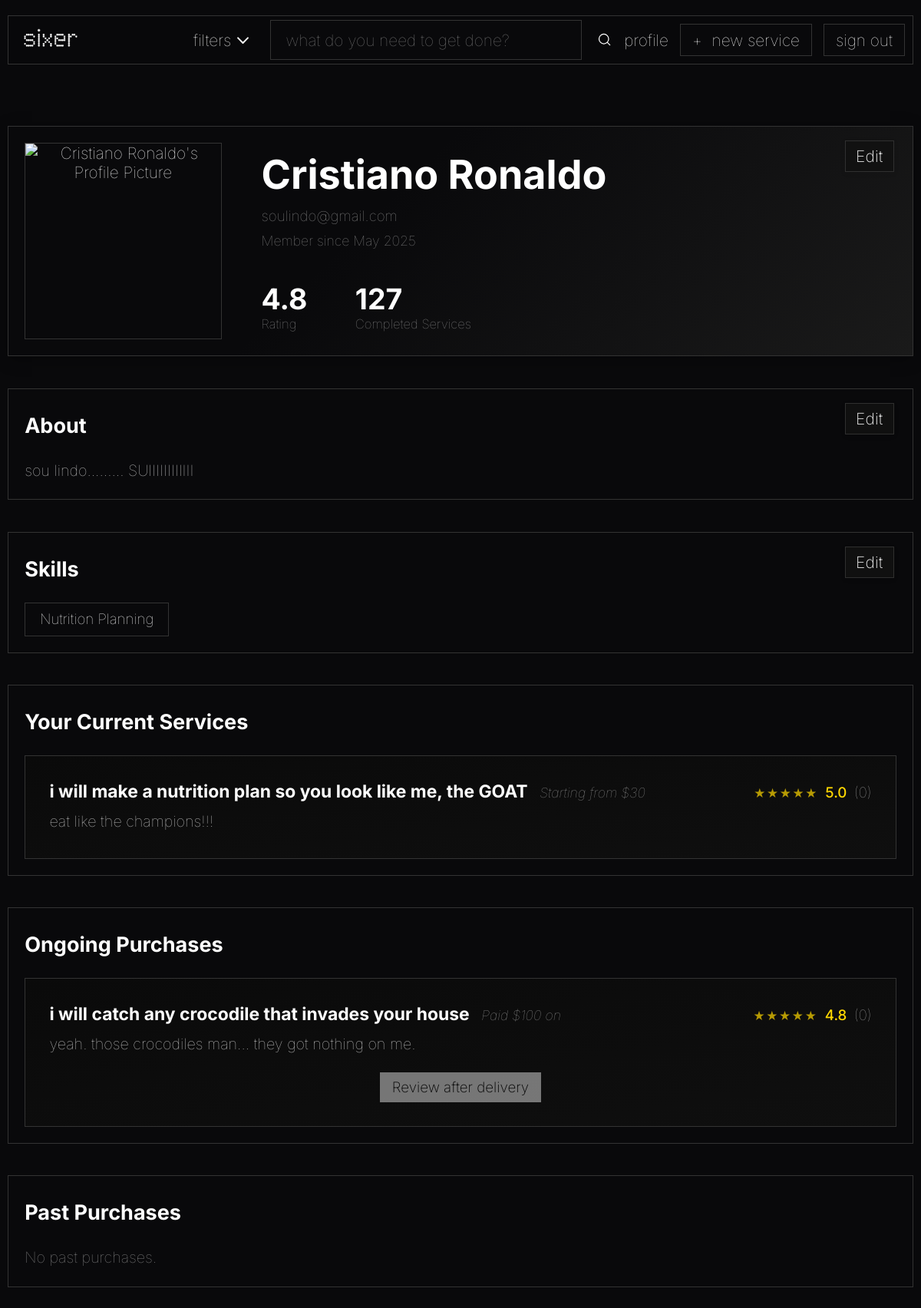
/pages/profile.php (signed in), run on the app's committed database.
### tables this page shows
CREATE TABLE user_registry
(
    user_id INTEGER PRIMARY KEY AUTOINCREMENT,
    password_hash TEXT NOT NULL,
    access_level TEXT DEFAULT "client" NOT NULL,

    user_picture BLOB DEFAULT NULL,

    full_name TEXT,
    email TEXT UNIQUE NOT NULL,
    join_date DATETIME NOT NULL,

    aboutme TEXT DEFAULT NULL
);

CREATE TABLE services_list
(
    service_id INTEGER PRIMARY KEY AUTOINCREMENT,
    freelancer_id INTEGER NOT NULL,

    service_title TEXT NOT NULL,
    service_price REAL NOT NULL,
    service_info TEXT NOT NULL,
    service_eta INTEGER NOT NULL,
    service_category TEXT NOT NULL,

    service_delisted BOOLEAN DEFAULT FALSE NOT NULL,

    service_picture BLOB DEFAULT NULL,

    FOREIGN KEY(freelancer_id) REFERENCES user_registry(user_id)
);

### utils/session.php (called while the page is built, shortened)
<?php
class Session {
    private static ?Session $instance = null;
    public static function getInstance(): Session {
        if (self::$instance === null) {
            self::$instance = new Session();
        }
        return self::$instance;
    }
    public function isLoggedIn() {
        return isset($_SESSION["user"]) && $_SESSION["user"] !== null;
    }
    public function getUser() {
        return $_SESSION["user"] ?? null;
    }
}
?>

### database/service_class.php (called while the page is built, shortened)
<?php
class Service {
    public function __construct(
        int $id,
        int $freelancer_id,
        string $title,
        float $price,
        string $info,
        int $eta,
        string $category,
        bool $delisted = false,
        $picture = null
    ) {
        $this->id = $id;
        $this->title = $title;
        $this->price = $price;
        $this->info = $info;
    }
    public static function get_by_id($service_id) {
        $db = Database::getInstance();
        $stmt = $db->prepare('SELECT * FROM services_list WHERE service_id = ?');
        $stmt->execute([$service_id]);
        $service = $stmt->fetch();
        return new Service(
            $service['service_id'],
            $service['freelancer_id'],
            $service['service_title'],
            $service['service_price'],
            $service['service_info'],
            (int)$service['service_eta'],
            $service['service_category'],
            (bool)$service['service_delisted'],
            $service['service_picture'] ?? null
        );
    }
    public static function get_by_freelancer($freelancer_id) {
        $db = Database::getInstance();
        $stmt = $db->prepare('SELECT * FROM services_list WHERE freelancer_id = ?');
        $stmt->execute([$freelancer_id]);
        $services = $stmt->fetchAll();
        return array_map(function($service) {
            return new Service(
                $service['service_id'],
                $service['freelancer_id'],
                $service['service_title'],
                $service['service_price'],
                $service['service_info'],
                (int)$service['service_eta'],
                $service['service_category'],
                (bool)$service['service_delisted'],
                $service['service_picture'] ?? null
            );
        }, $services);
    }
}

### database/user_class.php (called while the page is built, shortened)
<?php
class User {
    public static function get_user_purchases($user_id) {
        $db = Database::getInstance();
        $stmt = $db->prepare('SELECT * FROM purchases WHERE client_id = ?');
        $stmt->execute([$user_id]);
        return $stmt->fetchAll();
    }
}

### pages/profile.php (the view, shortened to what this page needs)
<?php
require_once '../utils/session.php';
require_once '../templates/common.php';
require_once '../database/user_class.php';
require_once '../database/service_class.php';
require_once '../templates/profile_service.php';
require_once '../templates/profile_purchase_card.php';
$session = Session::getInstance();
$profile_user_id = isset($_GET['id']) ? intval($_GET['id']) : $session->getUser()['user_id'];
$db = Database::getInstance();
$stmt = $db->prepare('SELECT * FROM user_registry WHERE user_id = ?');
$stmt->execute([$profile_user_id]);
$user_data = $stmt->fetch();
if (!empty($user_data['user_picture'])) {
    $user_picture = '../action/get_profile_picture.php?id=' . $profile_user_id;
} else {
    $user_picture = '../assets/images/default.jpg';
}
$full_name = $user_data['full_name'] ?? '';
$email = $user_data['email'] ?? '';
$join_date = $user_data['join_date'] ?? '';
$is_own_profile = ($session->getUser()['user_id'] === $profile_user_id);
$user_services = Service::get_by_freelancer($profile_user_id);
$stmt = $db->prepare('SELECT skill_name FROM user_skills WHERE user_id = ?');
$stmt->execute([$profile_user_id]);
$user_skills = $stmt->fetchAll(PDO::FETCH_COLUMN);
function hasAnyServices($user_services) {
    return !empty($user_services) && count($user_services) > 0;
}
$user_purchases = User::get_user_purchases($profile_user_id);
$ongoing_purchases = [];
$past_purchases = [];
foreach ($user_purchases as $purchase) {
    if (!empty($purchase['service_id'])) {
        $service = Service::get_by_id($purchase['service_id']);
        if ($service) {
            if ($purchase['completed']) {
                $past_purchases[] = ['purchase' => $purchase, 'service' => $service];
            } else {
                $ongoing_purchases[] = ['purchase' => $purchase, 'service' => $service];
            }
        }
    }
}
?>
<!DOCTYPE html>
<html lang="en">
  <head>
    <link rel="stylesheet" href="../css/styles.css" />
    <link rel="stylesheet" href="../css/profile.css" />
  </head>
  <body>
    <?php drawHeader(); ?>
    <main>
      <div class="profile-container">
        <div class="profile-header" style="position: relative;">
          <?php if (
            isset(
              $is_own_profile
            ) && $is_own_profile): ?>
            <a href="edit_profile.php" class="edit-profile-btn" title="Edit Profile">Edit</a>
          <?php endif; ?>
          <div class="profile-avatar" style="z-index: 1; position: relative; cursor: pointer;">
            <img id="profile-pic-img" src="<?= htmlspecialchars($user_picture) ?>" alt="<?= htmlspecialchars($full_name) ?>'s Profile Picture" style="object-fit: cover; aspect-ratio: 1/1; width: 100%; height: 100%; border-radius: 0; cursor: pointer;" />
          </div>
          <div class="profile-info">
            <div class="profile-info-top">
              <h1><?= htmlspecialchars($full_name) ?></h1>
              <p class="profile-email"><?= htmlspecialchars($email) ?></p>
              <p class="profile-join-date">Member since <?= $join_date ? date('F Y', strtotime($join_date)) : '' ?></p>
            </div>
            <div class="profile-stats">
              <div class="stat">
                <span class="stat-value">4.8</span>
                <span class="stat-label">Rating</span>
              </div>
              <div class="stat">
                <span class="stat-value">127</span>
                <span class="stat-label">Completed Services</span>
              </div>
            </div>
          </div>
        </div>
        <div class="profile-section about-section" style="position: relative;">
          <h2>About</h2>
          <?php if ($is_own_profile): ?>
            <button id="edit-about-btn" class="edit-profile-btn">Edit</button>
          <?php endif; ?>
          <div id="aboutme-container">
            <p id="aboutme-text" style="margin-bottom:0;">
              <?php
                $aboutme = $user_data['aboutme'] ?? null;
                if (!empty($aboutme) && trim((string)$aboutme) !== '') {
                  echo htmlspecialchars($aboutme);
                } else {
                  echo "User has not added a description yet.";
                }
              ?>
            </p>
          </div>
        </div>
        <div class="profile-section" style="position: relative;">
          <h2>Skills</h2>
          <?php if ($is_own_profile): ?>
            <button id="edit_skills-btn" class="edit-profile-btn" type="button" style="display: <?= empty($user_skills) ? 'none' : 'inline-block' ?>;">
              Edit
            </button>
          <?php endif; ?>
          <div id="skills-container" class="skills-container">
            <span id="skills-text">
              <?php
                if (empty($user_skills)) {
                  echo "No skills have been added yet.";
                } else {
                  echo '<div class="skills-list">';
                  foreach ($user_skills as $skill) {
                    echo '<span class="skill-tag">' . htmlspecialchars($skill) . '</span> ';
                  }
                  echo '</div>';
                }
              ?>
            </span>
          </div>
        </div>
          <?php if (hasAnyServices($user_services)): ?>
            <div class="profile-section">
              <h2>Your Current Services</h2>
              <div class="recent-work">
                <?php
                  foreach ($user_services as $service) {
                    drawProfileService($service);
                  }
                ?>
              </div>
            </div>
          <?php endif; ?>
          <div class="profile-section">
            <h2>Ongoing Purchases</h2>
            <div class="recent-work">
              <?php if (!empty($ongoing_purchases)) {
                foreach ($ongoing_purchases as $item) {
                  drawProfilePurchaseCard($item['purchase'], $item['service'], false);
                }
              } else {
                echo '<p style="color:#888;">No ongoing purchases.</p>';
              } ?>
            </div>
          </div>
          <div class="profile-section">
            <h2>Past Purchases</h2>
            <div class="recent-work">
              <?php if (!empty($past_purchases)) {
                foreach ($past_purchases as $item) {
                  drawProfilePurchaseCard($item['purchase'], $item['service'], true);
                }
              } else {
                echo '<p style="color:#888;">No past purchases.</p>';
              } ?>
            </div>
          </div>
        </div>
    </main>
  </body>
</html>

### templates/common.php (shortened to what this page needs)
<?php
require_once __DIR__ . '/../utils/session.php';
function drawHeader() {
  $session = Session::getInstance();
  $loggedIn = $session->isLoggedIn();
  $user = $session->getUser();
?>
<header>
  <div>
    <a href="../index.php">
      <img src="../assets/logo-w.png" id="logo" alt="sixer" />
    </a>
  </div>
  <div class="searchbar">
    <a href="#" id="filters-btn">
      <span class="filters-text">filters</span>
      <img class="icon" src="../assets/icons/dropdown.svg" alt="" />
    </a>
    <form action="search.php" method="get">
      <input
        type="text"
        name="q"
        id="main-search"
        placeholder="what do you need to get done?"
      />
      <button type="submit">
        <img class="icon" src="../assets/icons/search.svg" alt="search" />
      </button>
    </form>
  </div>
  <div class="account">
    <?php if (
      $loggedIn && isset($user['user_id'])
    ): ?>
      <a href="profile.php?id=<?= urlencode($user['user_id']) ?>">profile</a>
      <a href="create_service.php" class="simple-button">
        <span class="new-service-plus">+</span>
        <span class="new-service-text"> new service</span>
      </a>
      <a href="../action/logout.php" class="simple-button">sign out</a>
    <?php else: ?>
      <a href="signup.php">sign-up</a>
      <a href="login.php" class="simple-button">login</a>
    <?php endif; ?>
  </div>
</header>
<?php } ?>

### templates/profile_service.php
<?php
function drawProfileService($service) {
    ?>
    <a href="../pages/service.php?id=<?= urlencode($service->id) ?>" style="text-decoration:none; color:inherit;">
    <div class="work-item">
        <div class="work-header">
            <div class="work-title-group">
                <h3><?= htmlspecialchars($service->title) ?></h3>
                <span class="work-date">Starting from $<?= number_format($service->price, 0) ?></span>
            </div>
            <div class="work-rating">
                5.0 <span style="font-weight: 100; color: #999">(0)</span>
            </div>
        </div>
        <p class="work-description">
            <?= nl2br(htmlspecialchars($service->info)) ?>
        </p>
    </div>
    </a>
    <?php
}

### templates/profile_purchase_card.php
<?php
function drawProfilePurchaseCard($purchase, $service, $is_completed) {
    $paid = number_format($purchase['paid_amount'] ?? $service->price, 0);
    $date = isset($purchase['purchase_date']) ? date('d/m/Y', strtotime($purchase['purchase_date'])) : '';
    ?>
    <div class="work-item">
        <div class="work-header">
            <div class="work-title-group">
                <h3><?= htmlspecialchars($service->title) ?></h3>
                <span class="work-date">Paid $<?= $paid ?> on <?= $date ?></span>
            </div>
            <div class="work-rating">
                4.8 <span style="font-weight: 100; color: #999">(0)</span>
            </div>
        </div>
        <p class="work-description">
            <?= nl2br(htmlspecialchars($service->info)) ?>
        </p>
        <?php if (!$is_completed): ?>
            <button class="review-btn" disabled>Review after delivery</button>
        <?php else: ?>
            <button class="review-btn" type="button">Review</button>
        <?php endif; ?>
    </div>
    <?php
}

### css/styles.css (style rules this page uses)
html, body { margin: 0; padding: 0; height: 100%; box-sizing: border-box; overflow-y: auto; }
*, *::before, *::after { box-sizing: inherit; }
body { font-family: "Inter", Courier, monospace; font-weight: 100; font-size: 1.3em; background-color: #09090b; color: #ffffff; position: relative; min-height: 100vh; overflow-x: hidden; }
body > header { display: flex; justify-content: space-between; align-items: center; padding: 5px; margin: 20px 10px; border: 1px solid #333333; flex-wrap: wrap; gap: 10px; position: relative; overflow: hidden; transition: border-color 0.3s ease, box-shadow 0.3s ease; background: rgba(9, 9, 11, 0.7); backdrop-filter: blur(10px); -webkit-backdrop-filter: blur(10px); }
body > header::before { content: ""; position: absolute; top: 0; left: 0; width: 200%; height: 100%; background: linear-gradient(90deg,transparent,rgba(255,255,255,0.02),rgba(255,255,255,0.05),rgba(255,255,255,0.02),transparent,transparent,rgba(255,255,255,0.02),rgba(255,255,255,0.05),rgba(255,255,255,0.02),transparent); background-size: 200% 100%; opacity: 0; transition: opacity 0.3s ease; z-index: 1; }
#logo, .searchbar, .account { position: relative; z-index: 2; }
#logo { width: 100px; padding: 0px 10px; }
header a { text-decoration: none; color: #ffffff; }
.searchbar { display: flex; align-items: center; gap: 20px; flex: 1; min-width: 200px; max-width: 550px; }
.searchbar > a { display: flex; justify-content: center; align-items: center; }
.searchbar form { display: flex; align-items: center; gap: 20px; flex: 1; }
.searchbar form input { width: 100%; height: 2.5em; padding-left: 12px; border-radius: 0px; background-color: #09090b; border: 1px solid #333333; color: #ffffff; font-family: "Inter", Courier, monospace; font-weight: 100; font-size: 1em; }
.searchbar form input::placeholder { padding-left: 7px; }
.searchbar form button { background: none; border: none; padding: 0; cursor: pointer; display: flex; align-items: center; justify-content: center; }
.searchbar .icon { filter: brightness(0) invert(1); }
.account { display: flex; align-items: center; gap: 15px; padding: 5px; }
.new-service-text { margin-left: 0.6em; }
.simple-button { height: 2em; display: flex; align-items: center; justify-content: center; padding: 0px 15px; border-radius: 0px; background-color: #09090b; border: 1px solid #333333; color: #ffffff; font-family: "Inter", Courier, monospace; font-weight: 100; font-size: 1em; cursor: pointer; }
.icon { width: 1.5em; height: 1.5em; }
main { text-align: center; margin-top: 10vh; }
main h1 { font-size: 3em; font-weight: bold; margin: 5px; }
main p { margin: 0; font-size: 2em; }

### data on the page
user_registry: full_name "Cristiano Ronaldo", email "soulindo@gmail.com", join_date "May 2025", aboutme "sou lindo......... SUIIIIIIIIIIII"
services_list: service_title "i will make a nutrition plan so you look like me, the GOAT", service_price "30", service_info "eat like the champions!!!"
services_list: service_title "i will catch any crocodile that invades your house", service_price "100", service_info "yeah. those crocodiles man... they got nothing on me."

### other printed values
$skill "Nutrition Planning"
